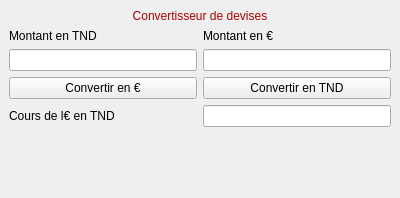
<?xml version="1.0" encoding="UTF-8"?>
<ui version="4.0">
 <class>MainWindow</class>
 <widget class="QMainWindow" name="MainWindow">
  <property name="geometry">
   <rect>
    <x>0</x>
    <y>0</y>
    <width>400</width>
    <height>198</height>
   </rect>
  </property>
  <property name="windowTitle">
   <string>Convertisseur de Devises</string>
  </property>
  <widget class="QWidget" name="centralwidget">
   <layout class="QGridLayout" name="gridLayout">
    <item row="1" column="1">
     <widget class="QLabel" name="lbl_euro">
      <property name="text">
       <string>Montant en €</string>
      </property>
     </widget>
    </item>
    <item row="1" column="0">
     <widget class="QLabel" name="lbl_tnd">
      <property name="text">
       <string>Montant en TND</string>
      </property>
     </widget>
    </item>
    <item row="2" column="0">
     <widget class="QLineEdit" name="txt_tnd"/>
    </item>
    <item row="2" column="1">
     <widget class="QLineEdit" name="txt_euro"/>
    </item>
    <item row="4" column="0">
     <widget class="QLabel" name="lbl_prix_euro">
      <property name="text">
       <string>Cours de l€ en TND</string>
      </property>
     </widget>
    </item>
    <item row="4" column="1">
     <widget class="QLineEdit" name="txt_prix_euro"/>
    </item>
    <item row="3" column="0">
     <widget class="QPushButton" name="btn_euro">
      <property name="text">
       <string>Convertir en €</string>
      </property>
     </widget>
    </item>
    <item row="3" column="1">
     <widget class="QPushButton" name="btn_tnd">
      <property name="text">
       <string>Convertir en TND</string>
      </property>
     </widget>
    </item>
    <item row="5" column="0">
     <spacer name="verticalSpacer">
      <property name="orientation">
       <enum>Qt::Vertical</enum>
      </property>
      <property name="sizeHint" stdset="0">
       <size>
        <width>20</width>
        <height>40</height>
       </size>
      </property>
     </spacer>
    </item>
    <item row="0" column="0" colspan="2">
     <widget class="QLabel" name="lbl_titre">
      <property name="styleSheet">
       <string notr="true">font: 26pt &quot;MS Shell Dlg 2&quot;;
color: rgb(170, 0, 0);</string>
      </property>
      <property name="text">
       <string>Convertisseur de devises</string>
      </property>
      <property name="alignment">
       <set>Qt::AlignCenter</set>
      </property>
     </widget>
    </item>
   </layout>
  </widget>
 </widget>
 <resources/>
 <connections/>
</ui>
